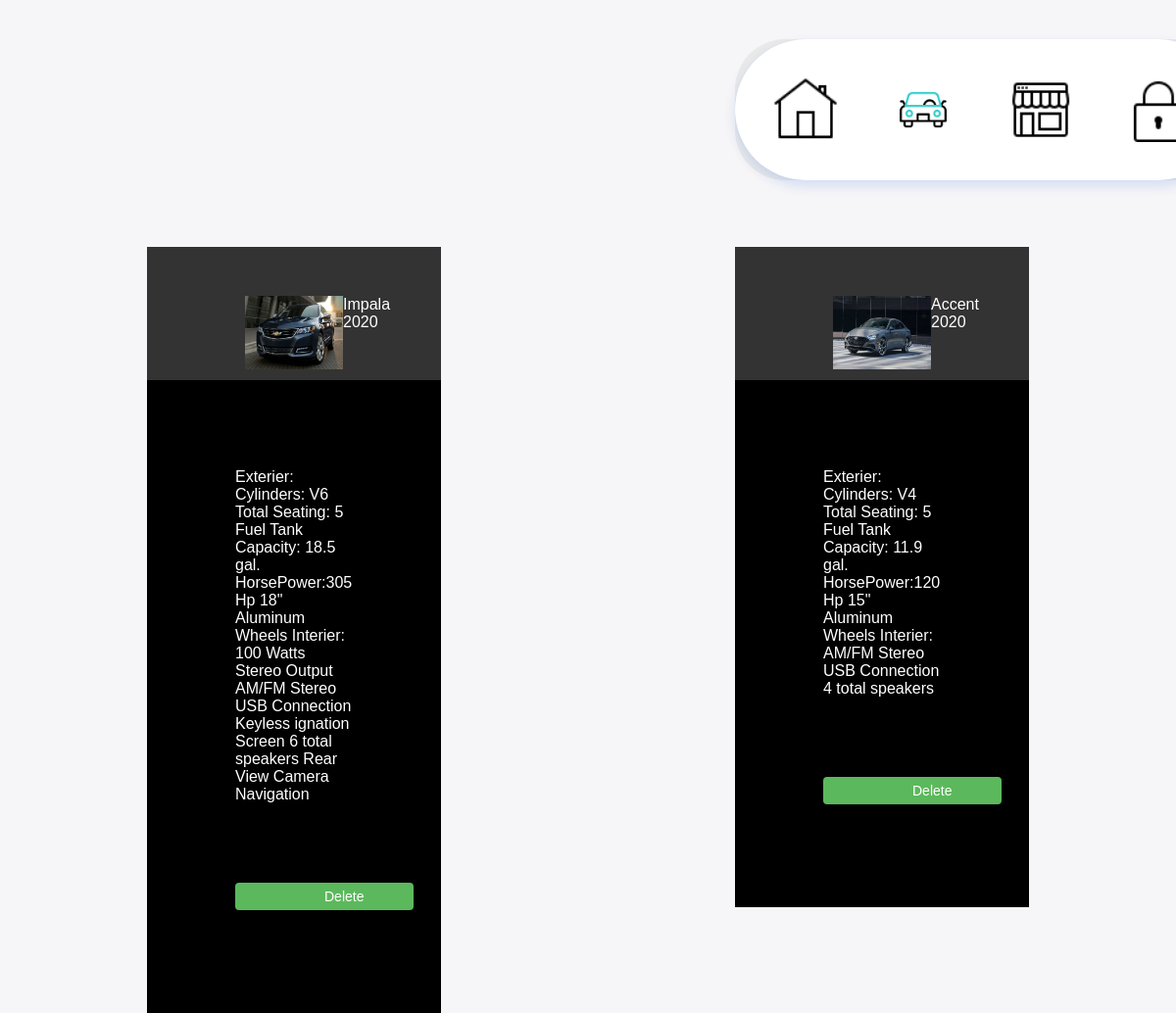
/Cars.php, run on the app's committed database.
### tables this page shows
CREATE TABLE `cars` (
  `Car_id` int(5) NOT NULL,
  `Name` varchar(30) NOT NULL,
  `Description` mediumtext NOT NULL,
  `Image` blob NOT NULL
);

### Cars.php (the view, shortened to what this page needs)
<?php
$servername = "localhost";
$username = "root";
$password = "";
$db = "companiesandcars";
   $conn = new mysqli($servername , $username, $password, $db);
$sql = "SELECT * FROM Cars";
$result = $conn->query($sql);
?>
<html> <header>
	  <link rel = "stylesheet" type ="text/css" href ="css/style.css">
    <link rel = "stylesheet" type ="text/css" href ="css/taskbar.css">
<div id="tabbar">
    <div class="containerr">
    <div class="tabs">
      <label class="tab" for="Option1"><img id="website" src="pic/website.png" alt="Website Image"></label>
      <label class="tab" for="Option2"><img id="car" src="pic/car.png" alt="Car Image"></label>
      <label class="tab" for="Option3"><img id="store" src="pic/store.png" alt="Store Image"></label>
      <label class="tab" for="Option4"><img id="login" src="pic/login.png" alt="Login Image"></label>
    </div>
  </div>
</div>
      <br><br><br><br><br><br><br>
    </header>
<body>
    <section id="mainaa">
      <div class="containeraa">
			  <div class="rowaaa">
					<?php  while($row = $result->fetch_assoc()) {?>
         <div class="columnaa">
           <div class="column-headeraa">
             <img src="./pic/<?php echo $row['Image'] ?>" height="75" width="100" >
             <?php echo $row['Name'] ?>
           </div>
           <div class="column-bodyaa">
              <?php echo $row['Description']?>
              <br><br>
			 <a class="btnaa" href="deleteCar.php?Car_id=<?php echo $row['Car_id']; ?>">Delete</a>
           </div>
         </div>
				  <?php } ?>
				</div>
      </div>
	</body>
</html>

### css/style.css (style rules this page uses)
#tabbar { --c-color: #4C4C4C; --c-background: #E9E9E9; --indicator-x: 34px; left: 750px; --indicator-circle-o: 1; --indicator-circle-y: 0px; -webkit-tap-highlight-color: transparent; border-radius: 51px; overflow: visible; position: absolute; top: 40px; background: var(--c-background); }
html { -webkit-box-sizing: border-box; box-sizing: border-box; -webkit-font-smoothing: antialiased; }
* { -webkit-box-sizing: inherit; box-sizing: inherit; }
*:before, *:after { -webkit-box-sizing: inherit; box-sizing: inherit; }
body { font-family: 'Poppins', Arial; min-height: 100vh; display: -webkit-box; display: -ms-flexbox; display: flex; -webkit-box-pack: center; -ms-flex-pack: center; justify-content: center; -webkit-box-align: center; -ms-flex-align: center; align-items: center; background: #F4EEFD; }
* { box-sizing: border-box; }
body { background: #f6f5f7; display: flex; justify-content: center; align-items: center; flex-direction: column; font-family: 'Montserrat', sans-serif; height: 100vh; margin: -20px 0 50px; }
a { color: #333; font-size: 14px; text-decoration: none; margin: 15px 0; }
a { text-decoration:none; }
img { float: left; }
.tabs { display: flex; position: relative; background-color: #fff; box-shadow: 0 0 1px 0 rgba(24, 94, 224, 0.15), 0 6px 12px 0 rgba(24, 94, 224, 0.15); padding: 0.75rem; border-radius: 99px; }
.tabs * { z-index: 2; }
.tab { display: flex; align-items: center; justify-content: center; height: 120px; width: 120px; font-size: .8rem; color: black; font-weight: 500; border-radius: 99px; cursor: pointer; transition: color 0.15s ease-in; }
.containerr input[type="radio"]:checked + label { color: #185ee0; }
.tab img { width: 55%; height: auto; }

### css/taskbar.css (style rules this page uses)
.tabs { display: flex; position: relative; background-color: #fff; box-shadow: 0 0 1px 0 rgba(24, 94, 224, 0.15), 0 6px 12px 0 rgba(24, 94, 224, 0.15); padding: 0.75rem; border-radius: 99px; }
.tabs * { z-index: 2; }
.tab { display: flex; align-items: center; justify-content: center; height: 120px; width: 120px; font-size: .8rem; color: black; font-weight: 500; border-radius: 99px; cursor: pointer; transition: color 0.15s ease-in; }
.containerr input[type="radio"]:checked + label { color: #185ee0; }
.tab img { width: 55%; height: auto; }

### Cars.php (style rules this page uses)
img { float: left; }
* { box-sizing: border-box; }
.columnaa { position: relative; float: left; width: 50%; margin-bottom: -100px; margin-top: 300px; padding-right: 150px; padding-left: 150px; }
.column-headeraa { background:#333; color:#fff; padding: 50px; padding-left: 100px; }
.column-bodyaa { padding: 90px; color:#fff; text-align: left; background:#000000; }
.btnaa { color: #fff; background-color: #5cb85c; border-color: #4cae4c; border: 1px solid transparent; border-radius: 4px; text-align: center; padding: 5px 90px; display: block; width: 100%; }

### data on the page
cars: Image (picture), Name "Impala 2020", Description "Exterier: Cylinders: V6 Total Seating: 5 Fuel Tank Capacity: 18.5 gal. HorsePower:305 Hp 18\" Aluminum Wheels Interier: 100 Watts Stereo Output AM/FM Stereo USB Connection Keyless ignation Screen 6 total speakers Rear View Camera Navigation"
cars: Image (picture), Name "Accent 2020", Description "Exterier: Cylinders: V4 Total Seating: 5 Fuel Tank Capacity: 11.9 gal. HorsePower:120 Hp 15\" Aluminum Wheels Interier: AM/FM Stereo USB Connection 4 total speakers"
